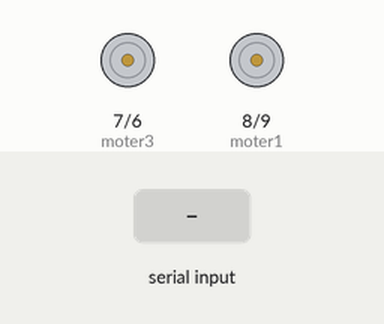
Simulated run of this sketch. Board: Arduino Uno, built with avr-gcc and run on an emulated ATmega328P. Parts: motor-driver pin pairs drawn as motors (green arrow = first pin HIGH = forward, orange = second pin HIGH = backward, longer = more drive). The inputs (shaded band) are chosen by the test bench.

Above: at 1.2 s.
1.3 s: "U" received over Serial
At 2.0 s:
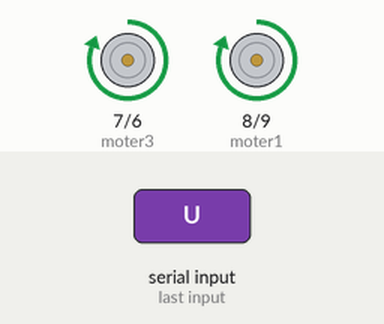
2.8 s: "D" received over Serial
At 3.1 s:
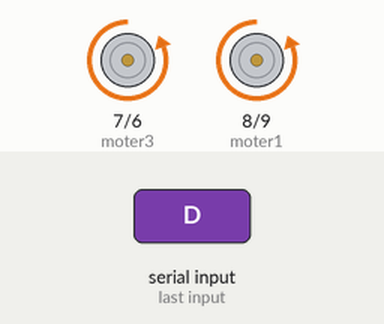
4.3 s: "L" received over Serial
At 5.5 s:
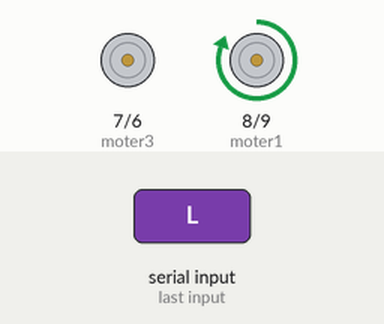
5.8 s: "R" received over Serial
At 6.6 s:
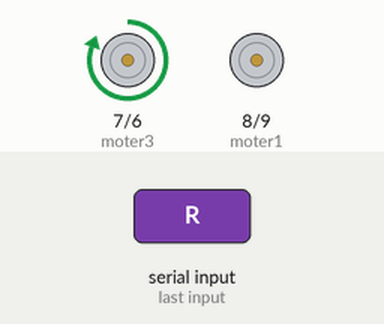
7.3 s: "C" received over Serial
At 7.8 s:
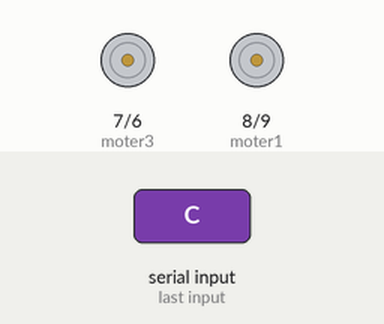
Timing chart, 0 to 9.8 s (numbered marks = the images above; inputs shaded):
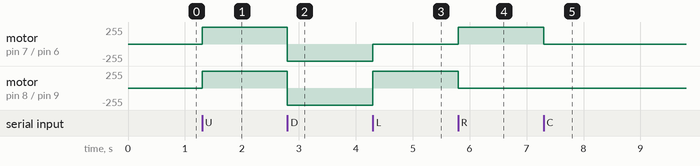

The sketch:

deshbot_robot.ino
```cpp
byte datarx;
int moter1 = 8;
int moter2 = 9;
int moter3 = 7;
int moter4 = 6;
 void setup() {
  Serial.begin(9600);    // initialize serial:
  pinMode(moter1, OUTPUT);
  pinMode(moter2, OUTPUT);
  pinMode(moter3, OUTPUT);
  pinMode(moter4, OUTPUT);}
void loop() {
  if (Serial.available() > 0) // if there's any serial available, read it:
{datarx=Serial.read();}
if(datarx=='U')
{forward();}
if(datarx=='D')
{Reverse(); }
if(datarx=='L')
{left();}
if(datarx=='R')
{right();}
if(datarx=='C')
{stop();}
if(datarx=='a')
{datarx=0; digitalWrite(10, HIGH); }
if(datarx=='c')
{datarx=0; digitalWrite(10, LOW);  }

}


void forward()
{
 digitalWrite(moter1, HIGH);
 digitalWrite(moter2, LOW);
 digitalWrite(moter3, HIGH);
 digitalWrite(moter4, LOW);
}
void Reverse()
{

 digitalWrite(moter1, LOW);
 digitalWrite(moter2, HIGH);
 digitalWrite(moter3, LOW);
 digitalWrite(moter4, HIGH);
 }
void left()
{

 digitalWrite(moter1, HIGH);
 digitalWrite(moter2, LOW);
 digitalWrite(moter3, LOW);
 digitalWrite(moter4, LOW);

}
void right()
{

 digitalWrite(moter1, LOW);
 digitalWrite(moter2, LOW);
 digitalWrite(moter3, HIGH);
 digitalWrite(moter4, LOW);
 }
void stop()
{

 digitalWrite(moter1, LOW);
 digitalWrite(moter2,LOW);
 digitalWrite(moter3, LOW);
 digitalWrite(moter4, LOW);
}
```

Measured:
- after the input at 1.3 s, motor on pin 7 (moter3) / pin 6 (moter4), motor on pin 8 (moter1) / pin 9 (moter2): stopped → forward 255/255 at once
- after the input at 2.8 s, motor on pin 7 (moter3) / pin 6 (moter4), motor on pin 8 (moter1) / pin 9 (moter2): forward 255/255 → backward 255/255 at once
- after the input at 4.3 s, motor on pin 7 (moter3) / pin 6 (moter4): backward 255/255 → stopped at once; motor on pin 8 (moter1) / pin 9 (moter2): backward 255/255 → forward 255/255 at once
- after the input at 5.8 s, motor on pin 7 (moter3) / pin 6 (moter4): stopped → forward 255/255 at once; motor on pin 8 (moter1) / pin 9 (moter2): forward 255/255 → stopped at once
- after the input at 7.3 s, motor on pin 7 (moter3) / pin 6 (moter4): forward 255/255 → stopped at once
